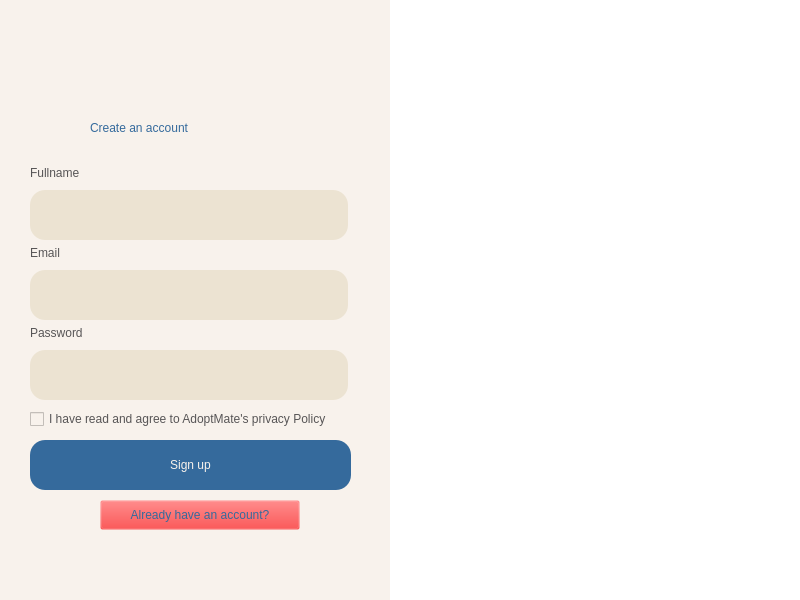
<?xml version="1.0" encoding="UTF-8"?>
<ui version="4.0">
 <class>MainWindow</class>
 <widget class="QMainWindow" name="MainWindow">
  <property name="geometry">
   <rect>
    <x>0</x>
    <y>0</y>
    <width>800</width>
    <height>600</height>
   </rect>
  </property>
  <property name="windowTitle">
   <string>MainWindow</string>
  </property>
  <property name="styleSheet">
   <string notr="true">background-color: #F8F2EC;</string>
  </property>
  <widget class="QWidget" name="centralwidget">
   <widget class="QLabel" name="label_4">
    <property name="geometry">
     <rect>
      <x>30</x>
      <y>160</y>
      <width>318</width>
      <height>25</height>
     </rect>
    </property>
    <property name="maximumSize">
     <size>
      <width>16777215</width>
      <height>25</height>
     </size>
    </property>
    <property name="styleSheet">
     <string notr="true">font: 12pt &quot;Bahnschrift&quot;;
color: #575556;</string>
    </property>
    <property name="text">
     <string>Fullname</string>
    </property>
   </widget>
   <widget class="QLineEdit" name="txtEmail">
    <property name="geometry">
     <rect>
      <x>30</x>
      <y>190</y>
      <width>318</width>
      <height>50</height>
     </rect>
    </property>
    <property name="maximumSize">
     <size>
      <width>16777215</width>
      <height>50</height>
     </size>
    </property>
    <property name="styleSheet">
     <string notr="true">background-color: #ECE3D2;
color: #356A9C;
font: 12pt &quot;Segoe UI&quot;;
border-radius: 15px;
padding-left: 5px;</string>
    </property>
   </widget>
   <widget class="QPushButton" name="btnRegister">
    <property name="geometry">
     <rect>
      <x>30</x>
      <y>440</y>
      <width>321</width>
      <height>50</height>
     </rect>
    </property>
    <property name="minimumSize">
     <size>
      <width>0</width>
      <height>50</height>
     </size>
    </property>
    <property name="maximumSize">
     <size>
      <width>16777215</width>
      <height>50</height>
     </size>
    </property>
    <property name="cursor">
     <cursorShape>PointingHandCursor</cursorShape>
    </property>
    <property name="styleSheet">
     <string notr="true">border-radius: 15px;
font: 600 16pt &quot;Bahnschrift&quot;;
background-color: #356a9c;
color: #F8F2EC;</string>
    </property>
    <property name="text">
     <string>Sign up</string>
    </property>
   </widget>
   <widget class="QLabel" name="label_3">
    <property name="geometry">
     <rect>
      <x>80</x>
      <y>20</y>
      <width>200</width>
      <height>80</height>
     </rect>
    </property>
    <property name="minimumSize">
     <size>
      <width>200</width>
      <height>80</height>
     </size>
    </property>
    <property name="maximumSize">
     <size>
      <width>200</width>
      <height>80</height>
     </size>
    </property>
    <property name="text">
     <string/>
    </property>
    <property name="pixmap">
     <pixmap>../img/logo.png</pixmap>
    </property>
    <property name="scaledContents">
     <bool>true</bool>
    </property>
   </widget>
   <widget class="QLabel" name="label_5">
    <property name="geometry">
     <rect>
      <x>30</x>
      <y>240</y>
      <width>318</width>
      <height>25</height>
     </rect>
    </property>
    <property name="maximumSize">
     <size>
      <width>16777215</width>
      <height>25</height>
     </size>
    </property>
    <property name="styleSheet">
     <string notr="true">font: 12pt &quot;Bahnschrift&quot;;
color: #575556;</string>
    </property>
    <property name="text">
     <string>Email</string>
    </property>
   </widget>
   <widget class="QLabel" name="label_7">
    <property name="geometry">
     <rect>
      <x>90</x>
      <y>100</y>
      <width>201</width>
      <height>56</height>
     </rect>
    </property>
    <property name="styleSheet">
     <string notr="true">color: #356a9c;
font: 20pt &quot;Bahnschrift&quot;;</string>
    </property>
    <property name="text">
     <string>Create an account</string>
    </property>
   </widget>
   <widget class="QLabel" name="label_8">
    <property name="geometry">
     <rect>
      <x>30</x>
      <y>320</y>
      <width>318</width>
      <height>25</height>
     </rect>
    </property>
    <property name="maximumSize">
     <size>
      <width>16777215</width>
      <height>25</height>
     </size>
    </property>
    <property name="styleSheet">
     <string notr="true">font: 12pt &quot;Bahnschrift&quot;;
color: #575556;</string>
    </property>
    <property name="text">
     <string>Password</string>
    </property>
   </widget>
   <widget class="QLineEdit" name="txtPassword_2">
    <property name="geometry">
     <rect>
      <x>30</x>
      <y>350</y>
      <width>318</width>
      <height>50</height>
     </rect>
    </property>
    <property name="maximumSize">
     <size>
      <width>16777215</width>
      <height>50</height>
     </size>
    </property>
    <property name="styleSheet">
     <string notr="true">background-color: #ECE3D2;
color: #356A9C;
font: 12pt &quot;Segoe UI&quot;;
border-radius: 15px;
padding-left: 5px;</string>
    </property>
    <property name="echoMode">
     <enum>QLineEdit::Password</enum>
    </property>
   </widget>
   <widget class="QLineEdit" name="txtEmail_2">
    <property name="geometry">
     <rect>
      <x>30</x>
      <y>270</y>
      <width>318</width>
      <height>50</height>
     </rect>
    </property>
    <property name="maximumSize">
     <size>
      <width>16777215</width>
      <height>50</height>
     </size>
    </property>
    <property name="styleSheet">
     <string notr="true">background-color: #ECE3D2;
color: #356A9C;
font: 12pt &quot;Segoe UI&quot;;
border-radius: 15px;
padding-left: 5px;</string>
    </property>
   </widget>
   <widget class="QPushButton" name="btnLogin">
    <property name="geometry">
     <rect>
      <x>100</x>
      <y>500</y>
      <width>200</width>
      <height>30</height>
     </rect>
    </property>
    <property name="minimumSize">
     <size>
      <width>52</width>
      <height>30</height>
     </size>
    </property>
    <property name="maximumSize">
     <size>
      <width>200</width>
      <height>30</height>
     </size>
    </property>
    <property name="cursor">
     <cursorShape>PointingHandCursor</cursorShape>
    </property>
    <property name="styleSheet">
     <string notr="true">font: 12pt &quot;Bahnschrift&quot;;
color: #356a9c;
background-color: rgba(255, 0, 0, 0);</string>
    </property>
    <property name="text">
     <string>Already have an account?</string>
    </property>
   </widget>
   <widget class="QWidget" name="widget" native="true">
    <property name="geometry">
     <rect>
      <x>390</x>
      <y>-10</y>
      <width>411</width>
      <height>611</height>
     </rect>
    </property>
    <property name="styleSheet">
     <string notr="true">background-color: white;</string>
    </property>
    <widget class="QLabel" name="label_2">
     <property name="geometry">
      <rect>
       <x>10</x>
       <y>100</y>
       <width>376</width>
       <height>400</height>
      </rect>
     </property>
     <property name="maximumSize">
      <size>
       <width>16777215</width>
       <height>400</height>
      </size>
     </property>
     <property name="text">
      <string/>
     </property>
     <property name="pixmap">
      <pixmap>../img/3766277.png</pixmap>
     </property>
     <property name="scaledContents">
      <bool>true</bool>
     </property>
    </widget>
   </widget>
   <widget class="QCheckBox" name="checkBox">
    <property name="geometry">
     <rect>
      <x>30</x>
      <y>410</y>
      <width>341</width>
      <height>18</height>
     </rect>
    </property>
    <property name="cursor">
     <cursorShape>PointingHandCursor</cursorShape>
    </property>
    <property name="styleSheet">
     <string notr="true">font: 11pt &quot;Bahnschrift&quot;;
color: #575556;</string>
    </property>
    <property name="text">
     <string>I have read and agree to AdoptMate's privacy Policy</string>
    </property>
   </widget>
  </widget>
 </widget>
 <resources/>
 <connections/>
</ui>
